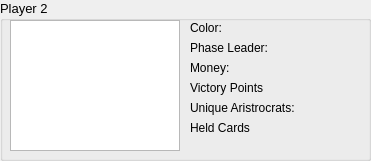
   <widget class="QGroupBox" name="groupBoxPlayer2">
    <property name="geometry">
     <rect>
      <x>10</x>
      <y>280</y>
      <width>371</width>
      <height>161</height>
     </rect>
    </property>
    <property name="font">
     <font>
      <pointsize>10</pointsize>
     </font>
    </property>
    <property name="title">
     <string>Player 2</string>
    </property>
    <widget class="QLabel" name="lblColor_Player2">
     <property name="geometry">
      <rect>
       <x>190</x>
       <y>20</y>
       <width>161</width>
       <height>16</height>
      </rect>
     </property>
     <property name="font">
      <font>
       <pointsize>9</pointsize>
      </font>
     </property>
     <property name="text">
      <string>Color:</string>
     </property>
    </widget>
    <widget class="QLabel" name="lblPhaseLeader_Player2">
     <property name="geometry">
      <rect>
       <x>190</x>
       <y>40</y>
       <width>161</width>
       <height>16</height>
      </rect>
     </property>
     <property name="font">
      <font>
       <pointsize>9</pointsize>
      </font>
     </property>
     <property name="text">
      <string>Phase Leader: </string>
     </property>
    </widget>
    <widget class="QLabel" name="lblMoney_Player2">
     <property name="geometry">
      <rect>
       <x>190</x>
       <y>60</y>
       <width>161</width>
       <height>16</height>
      </rect>
     </property>
     <property name="font">
      <font>
       <pointsize>9</pointsize>
      </font>
     </property>
     <property name="text">
      <string>Money:</string>
     </property>
    </widget>
    <widget class="QLabel" name="lblVP_Player2">
     <property name="geometry">
      <rect>
       <x>190</x>
       <y>80</y>
       <width>161</width>
       <height>16</height>
      </rect>
     </property>
     <property name="font">
      <font>
       <pointsize>9</pointsize>
      </font>
     </property>
     <property name="text">
      <string>Victory Points</string>
     </property>
    </widget>
    <widget class="QLabel" name="lblAristocrats_Player2">
     <property name="geometry">
      <rect>
       <x>190</x>
       <y>100</y>
       <width>161</width>
       <height>16</height>
      </rect>
     </property>
     <property name="font">
      <font>
       <pointsize>9</pointsize>
      </font>
     </property>
     <property name="text">
      <string>Unique Aristrocrats:</string>
     </property>
    </widget>
    <widget class="QLabel" name="lblHeldCards_Player2">
     <property name="geometry">
      <rect>
       <x>190</x>
       <y>120</y>
       <width>161</width>
       <height>16</height>
      </rect>
     </property>
     <property name="font">
      <font>
       <pointsize>9</pointsize>
      </font>
     </property>
     <property name="text">
      <string>Held Cards</string>
     </property>
    </widget>
    <widget class="QListWidget" name="listCards_Player2">
     <property name="geometry">
      <rect>
       <x>10</x>
       <y>20</y>
       <width>170</width>
       <height>131</height>
      </rect>
     </property>
     <property name="font">
      <font>
       <pointsize>9</pointsize>
      </font>
     </property>
    </widget>
   </widget>
